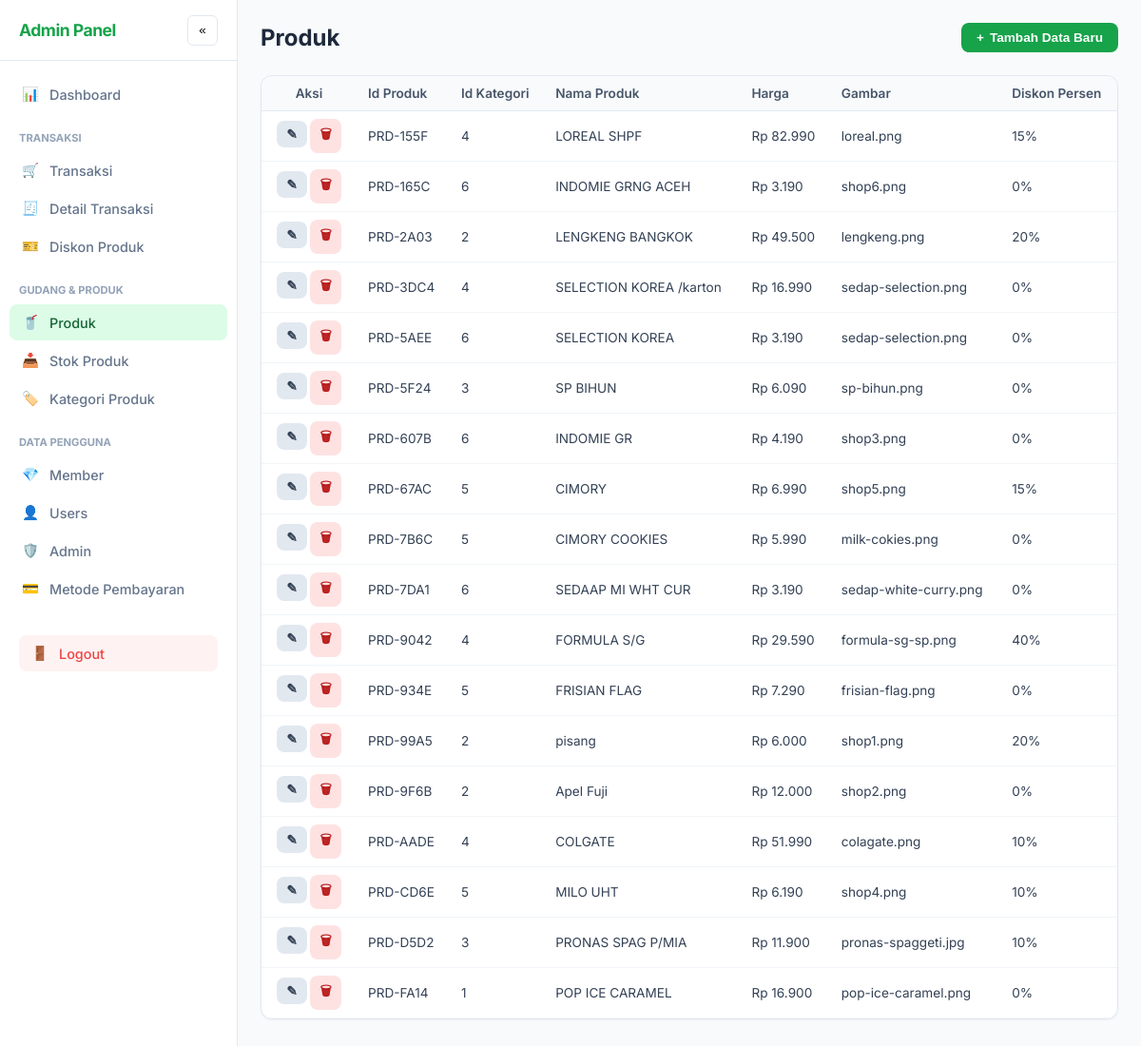
The page /admin.php?page=produk (signed in) on the database its author committed.
### tables this page shows
CREATE TABLE `produk` (
  `id_produk` varchar(10) NOT NULL,
  `id_kategori` int(11) DEFAULT NULL,
  `nama_produk` varchar(100) DEFAULT NULL,
  `harga` decimal(10,2) DEFAULT NULL,
  `gambar` varchar(255) DEFAULT NULL,
  `diskon_persen` int(11) DEFAULT 0
);

### HTML/admin.php (the view, shortened to what this page needs)
<?php
require_once __DIR__ . '/../PHP/config.php';
$currentPage = $_GET['page'] ?? 'dashboard';
$allowedTables = [
    'transaksi', 'detail_transaksi',
    'stok_produk', 'produk',
    'kategori_produk', 'diskon_produk',
    'member', 'users', 'admin', 'metode_pembayaran'
];
$pkConfig = [
    'produk'            => 'id_produk',
    'member'            => 'id_member',
    'transaksi'         => 'id_transaksi',
    'users'             => 'Id_user',
    'admin'             => 'id_admin',
    'stok_produk'       => 'id_stok',
    'detail_transaksi'  => 'id_detail',
    'kategori_produk'   => 'id_kategori',
    'metode_pembayaran' => 'id_metode',
    'diskon_produk'     => 'id_diskon'
];
$menuIcons = [
    'dashboard'         => '📊',
    'transaksi'         => '🛒',
    'detail_transaksi'  => '🧾',
    'stok_produk'       => '📥',
    'produk'            => '🥤',
    'kategori_produk'   => '🏷️',
    'diskon_produk'     => '🎫',
    'member'            => '💎',
    'users'             => '👤',
    'admin'             => '🛡️',
    'metode_pembayaran' => '💳'
];
function formatRupiah($angka) {
    return "Rp " . number_format($angka, 0, ',', '.');
}
function getPrimaryKey($con, $table) {
    global $pkConfig;
    return $pkConfig[$table] ?? 'id';
}
function getTableColumns($con, $table) {
    $cols = [];
    $result = mysqli_query($con, "SHOW COLUMNS FROM $table");
    while ($row = mysqli_fetch_assoc($result)) {
        $cols[] = $row;
    }
    return $cols;
}
if (in_array($currentPage, $allowedTables)) {
    $primaryKey = getPrimaryKey($con, $currentPage);
}
if ($currentPage === 'dashboard') {
    $statsStock = mysqli_fetch_assoc(mysqli_query($con, "SELECT COUNT(*) AS total, IFNULL(SUM(jumlah_stok),0) AS quantity FROM stok_produk"));
    $statsTrx = mysqli_fetch_assoc(mysqli_query($con, "SELECT COUNT(*) AS total, SUM(total_bayar) AS duit FROM transaksi WHERE status_pembayaran = 'approved'"));
    $payments = mysqli_query($con, "SELECT * FROM transaksi ORDER BY tanggal_transaksi DESC LIMIT 5");
} elseif (in_array($currentPage, $allowedTables)) {
    $tableStructure = getTableColumns($con, $currentPage);
    $query = "SELECT * FROM $currentPage";
    $result = mysqli_query($con, $query);
} else {
    header("Location: admin.php?page=dashboard"); exit;
}
?>
<!DOCTYPE html>
<html lang="id">
<head>
</head>
<body>
<nav class="sidebar" id="sidebar">
    <div class="sidebar-header">
        <div class="logo-text">Admin Panel</div>
        <button class="btn-icon desktop" onclick="toggleSidebar()">«</button>
    </div>
    <div class="nav">
        <a href="?page=dashboard" class="nav-item <?= $currentPage == 'dashboard' ? 'active' : '' ?>">
            <span class="nav-icon"><?= $menuIcons['dashboard'] ?></span> Dashboard
        </a>
        <div class="nav-label">Transaksi</div>
        <?php foreach (['transaksi', 'detail_transaksi', 'diskon_produk'] as $t): ?>
            <a href="?page=<?= $t ?>" class="nav-item <?= $currentPage == $t ? 'active' : '' ?>">
                <span class="nav-icon"><?= $menuIcons[$t] ?? '📁' ?></span> <?= ucwords(str_replace('_', ' ', $t)) ?>
            </a>
        <?php endforeach; ?>
        <div class="nav-label">Gudang & Produk</div>
        <?php foreach (['produk', 'stok_produk', 'kategori_produk'] as $t): ?>
            <a href="?page=<?= $t ?>" class="nav-item <?= $currentPage == $t ? 'active' : '' ?>">
                <span class="nav-icon"><?= $menuIcons[$t] ?? '📦' ?></span> <?= ucwords(str_replace('_', ' ', $t)) ?>
            </a>
        <?php endforeach; ?>
        <div class="nav-label">Data Pengguna</div>
        <?php foreach (['member', 'users', 'admin', 'metode_pembayaran'] as $t): ?>
            <a href="?page=<?= $t ?>" class="nav-item <?= $currentPage == $t ? 'active' : '' ?>">
                <span class="nav-icon"><?= $menuIcons[$t] ?? '⚙️' ?></span> <?= ucwords(str_replace('_', ' ', $t)) ?>
            </a>
        <?php endforeach; ?>
        <div style="margin-top:20px; padding:10px;">
            <a href="../PHP/logout.php" class="nav-item" style="color: #ef4444; background: #fef2f2;">
                <span class="nav-icon">🚪</span> Logout
            </a>
        </div>
    </div>
</nav>
<main class="main">
    <div class="header">
        <div style="display:flex; align-items:center; gap:12px;">
            <h1 class="page-title">
                <?= $currentPage == 'dashboard' ? 'Dashboard Overview' : ucwords(str_replace('_', ' ', $currentPage)) ?>
            </h1>
        </div>
        <?php if ($currentPage != 'dashboard'): ?>
            <button class="btn btn-primary" onclick="openModal('add')">
                <span>+</span> Tambah Data Baru
            </button>
        <?php endif; ?>
    </div>
    <?php if ($currentPage === 'dashboard'): ?>
        <section class="stats-grid">
            <div class="card card-body">
                <div class="stat-label">Total Item Stok</div>
                <div class="stat-value"><?= number_format($statsStock['quantity']) ?></div>
            </div>
            <div class="card card-body">
                <div class="stat-label">Pemasukan (Sukses)</div>
                <div class="stat-value" style="color:var(--accent)">
                    <?= formatRupiah($statsTrx['duit']) ?>
                </div>
            </div>
            <div class="card card-body">
                <div class="stat-label">Total Transaksi</div>
                <div class="stat-value"><?= number_format($statsTrx['total']) ?></div>
            </div>
        </section>
        <div class="card">
            <div class="card-body">
                <h3 style="margin-top:0; font-size:1.1rem;">Transaksi Terakhir</h3>
                <div class="table-container">
                    <table class="table">
                        <thead><tr><th>ID</th><th>Total</th><th>Status</th><th>Tanggal</th></tr></thead>
                        <tbody>
                            <?php while($row = mysqli_fetch_assoc($payments)): ?>
                            <tr>
                                <td style="font-family:monospace"><?= $row['id_transaksi'] ?></td>
                                <td><?= formatRupiah($row['total_bayar']) ?></td>
                                <td>
                                    <span style="padding:4px 8px; border-radius:6px; font-size:0.75rem; background:<?= $row['status_pembayaran']=='approved'?'#dcfce7':'#f1f5f9' ?>">
                                        <?= strtoupper($row['status_pembayaran']) ?>
                                    </span>
                                </td>
                                <td><?= date('d M Y', strtotime($row['tanggal_transaksi'])) ?></td>
                            </tr>
                            <?php endwhile; ?>
                        </tbody>
                    </table>
                </div>
            </div>
        </div>
    <?php else: ?>
        <div class="card">
            <div class="table-container">
                <table class="table">
                    <thead>
                        <tr>
                            <th style="width:100px; text-align:center;">Aksi</th>
                            <?php foreach ($tableStructure as $col): ?>
                                <th><?= ucwords(str_replace('_', ' ', $col['Field'])) ?></th>
                            <?php endforeach; ?>
                        </tr>
                    </thead>
                    <tbody>
                        <?php
                        if (mysqli_num_rows($result) > 0):
                            while ($row = mysqli_fetch_assoc($result)):
                                $rowJson = htmlspecialchars(json_encode($row), ENT_QUOTES, 'UTF-8');
                                $deleteLabel = $row[$primaryKey];
                        ?>
                            <tr>
                                <td style="text-align:center;">
                                    <button class="btn btn-edit" onclick="openModal('edit', <?= $rowJson ?>)">✎</button>
                                    <button class="btn btn-danger"
                                            onclick="openDeleteModal('<?= $currentPage ?>', '<?= $primaryKey ?>', '<?= $row[$primaryKey] ?>', '<?= htmlspecialchars($deleteLabel, ENT_QUOTES) ?>')">
                                            🗑
                                    </button>
                                </td>
                                <?php foreach ($tableStructure as $col): ?>
                                    <td>
                                        <?php
                                            $field = $col['Field'];
                                            $val = $row[$field];
                                            if ($field === 'diskon_persen') {
                                                echo $val . '%';
                                            }
                                            elseif ((strpos($field, 'harga') !== false ||
                                                     strpos($field, 'total') !== false ||
                                                     strpos($field, 'potongan') !== false ||
                                                     strpos($field, 'subtotal') !== false ||
                                                     strpos($field, 'diskon') !== false)
                                                     && strpos($field, 'id') === false
                                                     && $field !== 'diskon_persen') {
                                                echo formatRupiah($val);
                                            }
                                            elseif(strlen($val) > 30) {
                                                echo substr($val, 0, 30) . '...';
                                            } else {
                                                echo $val;
                                            }
                                        ?>
                                    </td>
                                <?php endforeach; ?>
                            </tr>
                        <?php endwhile;
                        else: ?>
                            <tr><td colspan="100" style="text-align:center; padding:30px; color:#94a3b8;">Tidak ada data. Silakan tambah baru.</td></tr>
                        <?php endif; ?>
                    </tbody>
                </table>
            </div>
        </div>
    <?php endif; ?>
</main>
</body>
</html>

### HTML/admin.php (style rules this page uses)
:root { --bg: #f8fafc; --sidebar-bg: #ffffff; --accent: #16a34a; --accent-hover: #15803d; --text-main: #0f172a; --text-muted: #64748b; --border: #e2e8f0; --sidebar-width: 250px; --sidebar-collapsed: 64px; }
* { box-sizing: border-box; }
body { margin: 0; font-family: 'Inter', sans-serif; background: var(--bg); color: var(--text-main); overflow-x: hidden; }
.sidebar { width: var(--sidebar-width); background: var(--sidebar-bg); border-right: 1px solid var(--border); position: fixed; top: 0; left: 0; bottom: 0; display: flex; flex-direction: column; transition: all 0.3s ease; z-index: 50; }
.sidebar-header { padding: 20px; display: flex; align-items: center; justify-content: space-between; height: 64px; border-bottom: 1px solid var(--border); }
.logo-text { font-weight: 700; font-size: 1.1rem; color: var(--accent); letter-spacing: -0.5px; }
.nav { padding: 16px 10px; flex: 1; overflow-y: auto; }
.nav-label { font-size: 0.7rem; font-weight: 700; text-transform: uppercase; color: #94a3b8; margin: 20px 10px 8px; }
.nav-item { display: flex; align-items: center; padding: 10px 12px; margin-bottom: 2px; color: var(--text-muted); text-decoration: none; border-radius: 8px; font-weight: 500; font-size: 0.9rem; transition: 0.2s; }
.nav-item.active { background: #dcfce7; color: #166534; }
.nav-icon { margin-right: 10px; width: 20px; text-align: center; }
.main { margin-left: var(--sidebar-width); flex: 1; padding: 24px; transition: margin-left 0.3s; min-height: 100vh; }
.header { display: flex; justify-content: space-between; align-items: center; margin-bottom: 24px; gap: 10px; flex-wrap: wrap; }
.page-title { margin: 0; font-size: 1.5rem; font-weight: 700; color: #1e293b; }
.card { background: white; border-radius: 12px; border: 1px solid var(--border); box-shadow: 0 1px 2px rgba(0, 0, 0, 0.05); margin-bottom: 20px; }
.table-container { width: 100%; overflow-x: auto; border-radius: 12px; }
.table { width: 100%; border-collapse: collapse; font-size: 0.85rem; white-space: nowrap; }
.table th { background: #f8fafc; text-align: left; padding: 10px 12px; font-weight: 600; color: #475569; border-bottom: 1px solid var(--border); }
.table td { padding: 8px 12px; border-bottom: 1px solid #f1f5f9; color: #334155; vertical-align: middle; }
.btn { display: inline-flex; align-items: center; gap: 6px; padding: 8px 16px; border-radius: 8px; font-weight: 600; border: none; cursor: pointer; text-decoration: none; font-size: 0.85rem; transition: 0.2s; }
.btn-primary { background: var(--accent); color: white; }
.btn-danger { background: #fee2e2; color: #b91c1c; padding: 6px 10px; }
.btn-edit { background: #e2e8f0; color: #334155; padding: 6px 10px; }
.btn-icon { width: 32px; height: 32px; display: flex; align-items: center; justify-content: center; background: white; border: 1px solid var(--border); border-radius: 6px; cursor: pointer; }

### rows shown on the page
produk: val "PRD-155F", val "4", val "LOREAL SHPF", val "Rp 82.990", val "loreal.png", val "15"
produk: val "PRD-165C", val "6", val "INDOMIE GRNG ACEH", val "Rp 3.190", val "shop6.png", val "0"
produk: val "PRD-2A03", val "2", val "LENGKENG BANGKOK", val "Rp 49.500", val "lengkeng.png", val "20"
produk: val "PRD-3DC4", val "4", val "SELECTION KOREA /karton", val "Rp 16.990", val "sedap-selection.png", val "0"
produk: val "PRD-5AEE", val "6", val "SELECTION KOREA", val "Rp 3.190", val "sedap-selection.png", val "0"
produk: val "PRD-5F24", val "3", val "SP BIHUN", val "Rp 6.090", val "sp-bihun.png", val "0"
produk: val "PRD-607B", val "6", val "INDOMIE GR", val "Rp 4.190", val "shop3.png", val "0"
produk: val "PRD-67AC", val "5", val "CIMORY", val "Rp 6.990", val "shop5.png", val "15"
produk: val "PRD-7B6C", val "5", val "CIMORY COOKIES", val "Rp 5.990", val "milk-cokies.png", val "0"
produk: val "PRD-7DA1", val "6", val "SEDAAP MI WHT CUR", val "Rp 3.190", val "sedap-white-curry.png", val "0"
produk: val "PRD-9042", val "4", val "FORMULA S/G", val "Rp 29.590", val "formula-sg-sp.png", val "40"
produk: val "PRD-934E", val "5", val "FRISIAN FLAG", val "Rp 7.290", val "frisian-flag.png", val "0"
produk: val "PRD-99A5", val "2", val "pisang", val "Rp 6.000", val "shop1.png", val "20"
produk: val "PRD-9F6B", val "2", val "Apel Fuji", val "Rp 12.000", val "shop2.png", val "0"
produk: val "PRD-AADE", val "4", val "COLGATE", val "Rp 51.990", val "colagate.png", val "10"
produk: val "PRD-CD6E", val "5", val "MILO UHT", val "Rp 6.190", val "shop4.png", val "10"
produk: val "PRD-D5D2", val "3", val "PRONAS SPAG P/MIA", val "Rp 11.900", val "pronas-spaggeti.jpg", val "10"
produk: val "PRD-FA14", val "1", val "POP ICE CARAMEL", val "Rp 16.900", val "pop-ice-caramel.png", val "0"

### other values the page prints
$menuIcons['dashboard'] "📊"
$menuIcons[$t] "🛒"
str_replace('_', ' ', $t) "Transaksi"
$menuIcons[$t] "🧾"
str_replace('_', ' ', $t) "Detail Transaksi"
$menuIcons[$t] "🎫"
str_replace('_', ' ', $t) "Diskon Produk"
$menuIcons[$t] "🥤"
str_replace('_', ' ', $t) "Produk"
$menuIcons[$t] "📥"
str_replace('_', ' ', $t) "Stok Produk"
$menuIcons[$t] "🏷️"
str_replace('_', ' ', $t) "Kategori Produk"
$menuIcons[$t] "💎"
str_replace('_', ' ', $t) "Member"
